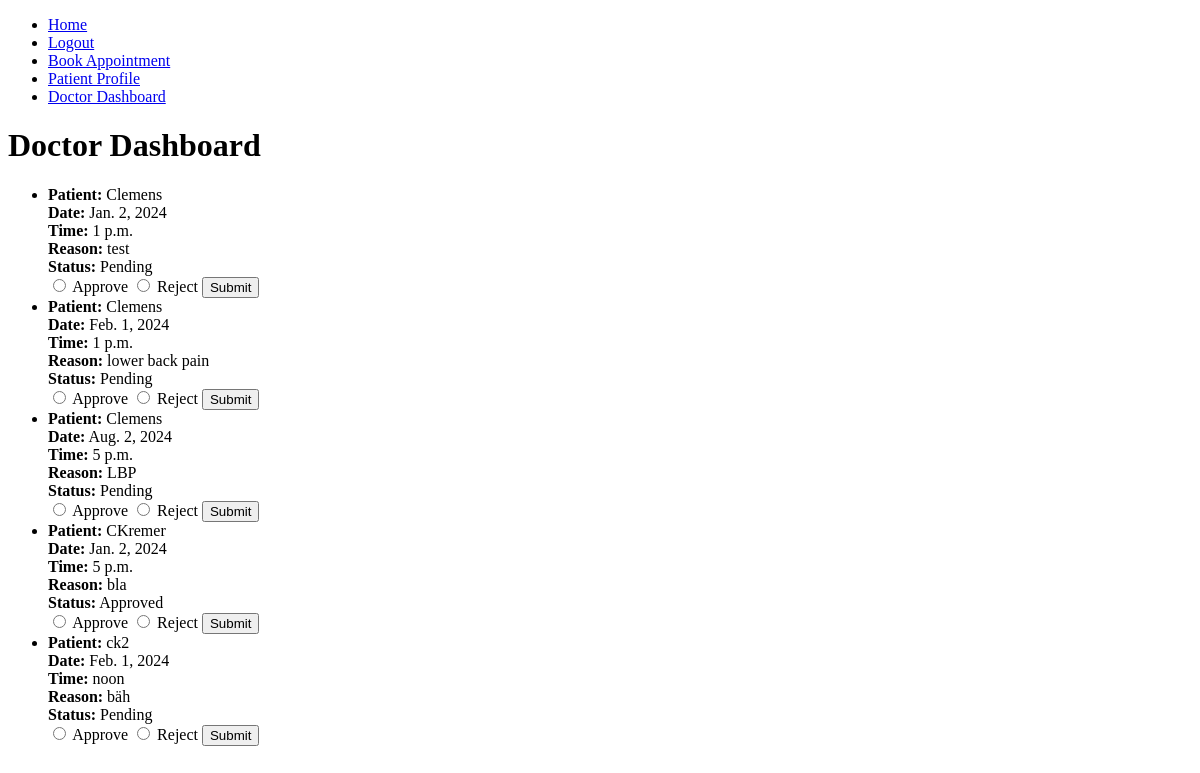
Page /bookings/doctor_dashboard/ (signed in) on the earlier database version.
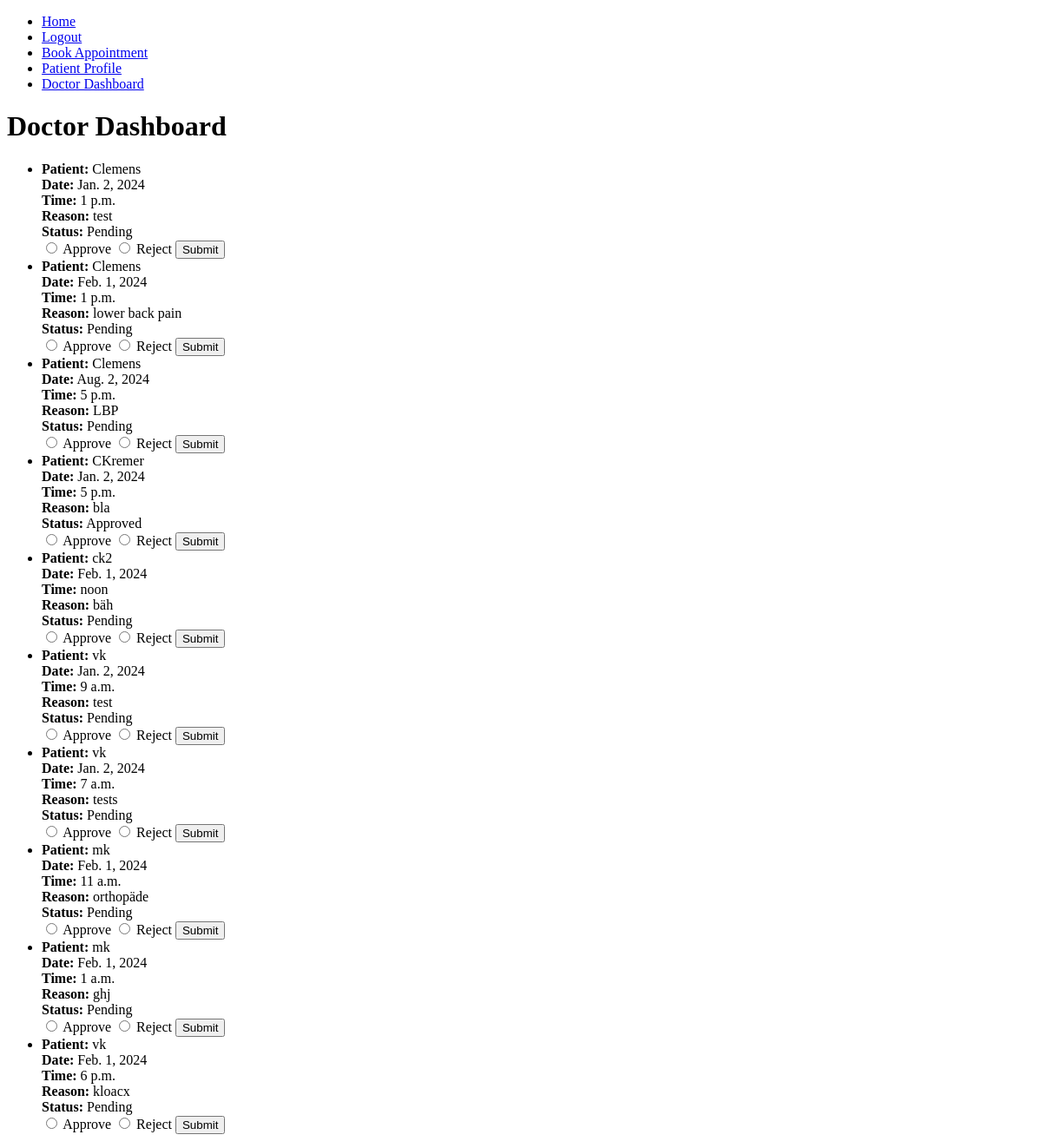
Same page on the later database version.
### bookings/models.py (models this page shows, shortened)
class Appointment(models.Model):
    patient = models.ForeignKey(Patient, on_delete=models.CASCADE)
    doctor = models.ForeignKey(Doctor, on_delete=models.CASCADE)
    date = models.DateField()
    time = models.TimeField()
    reason = models.TextField()
    approved = models.BooleanField(default=False)

class Patient(models.Model):
    SEX_CHOICES = [
        ('M', 'Male'),
        ('F', 'Female'),
        ('O', 'Other'),
    ]
    user = models.OneToOneField(User, on_delete=models.CASCADE)
    phone = models.CharField(max_length=15)
    address = models.CharField(max_length=255)
    sex = models.CharField(max_length=1, choices=SEX_CHOICES)

### bookings/views.py (the view)
# urls.py: path('doctor_dashboard/', views.doctor_dashboard, name='doctor_dashboard'),
@login_required
def doctor_dashboard(request):
    try:
        doctor = request.user.doctor
        appointments = Appointment.objects.filter(doctor=doctor)
    except ObjectDoesNotExist:
        doctor = None
        appointments = []
    if request.method == 'POST':
        appointment_id = request.POST.get('appointment_id')
        approve_status = request.POST.get('approve_status')
        appointment = get_object_or_404(Appointment, id=appointment_id, doctor=doctor)
        appointment.approved = approve_status == 'approve'
        appointment.save()
    return render(request, 'doctor_dashboard.html', {'appointments': appointments, 'doctor': doctor})

### bookings/templates/doctor_dashboard.html (shortened to what this page needs)
<!DOCTYPE html>
<html lang="en">
<head>
</head>
<body>
    <header>
        <nav>
            <ul>
                <li><a href="{% url 'index' %}">Home</a></li>
                {% if user.is_authenticated %}
                    <li><a href="{% url 'logout' %}">Logout</a></li>
                    <li><a href="{% url 'book_appointment' %}">Book Appointment</a></li>
                    <li><a href="{% url 'patient_detail' %}">Patient Profile</a></li>
                    <li><a href="{% url 'doctor_dashboard' %}">Doctor Dashboard</a></li>
                {% else %}
                    <li><a href="{% url 'login' %}">Login</a></li>
                    <li><a href="{% url 'register_patient' %}">Register</a></li>
                    <li><a href="{% url 'register_doctor' %}">Register Doctor</a></li>
                {% endif %}
            </ul>
        </nav>
    </header>
    <h1>Doctor Dashboard</h1>
    <ul>
        {% for appointment in appointments %}
            <li>
                <strong>Patient:</strong> {{ appointment.patient.user.username }}<br>
                <strong>Date:</strong> {{ appointment.date }}<br>
                <strong>Time:</strong> {{ appointment.time }}<br>
                <strong>Reason:</strong> {{ appointment.reason }}<br>
                <strong>Status:</strong> {% if appointment.approved %}Approved{% else %}Pending{% endif %}<br>
                <form method="post">
                    <input type="radio" id="approve" name="approve_status" value="approve">
                    <label for="approve">Approve</label>
                    <input type="radio" id="reject" name="approve_status" value="reject">
                    <label for="reject">Reject</label>
                    <button type="submit">Submit</button>
                </form>
            </li>
        {% endfor %}
    </ul>
</body>
</html>

Differences in the rows shown:
added Appointment: patient.user.username "vk", date "Jan. 2, 2024", time "9 a.m.", reason "test", approved "Pending"
added Appointment: patient.user.username "vk", date "Jan. 2, 2024", time "7 a.m.", reason "tests", approved "Pending"
added Appointment: patient.user.username "mk", date "Feb. 1, 2024", time "11 a.m.", reason "orthopäde", approved "Pending"
added Appointment: patient.user.username "mk", date "Feb. 1, 2024", time "1 a.m.", reason "ghj", approved "Pending"
added Appointment: patient.user.username "vk", date "Feb. 1, 2024", time "6 p.m.", reason "kloacx", approved "Pending"
